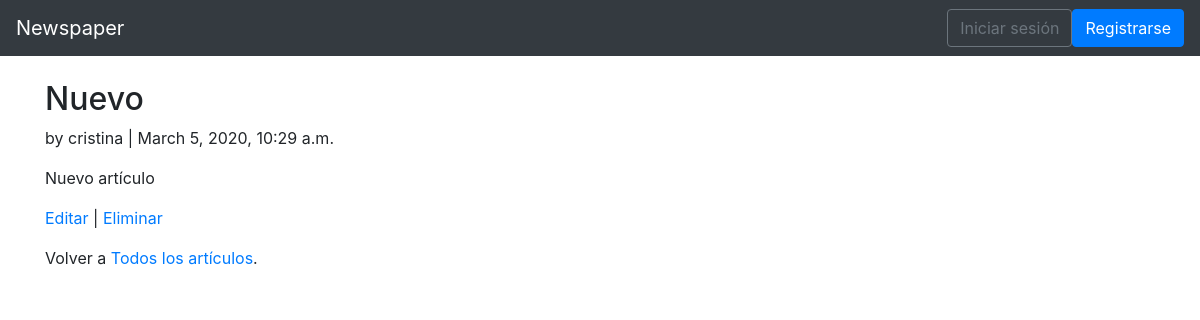
The app's page /articles/6/ with its own data.
### articles/models.py (models this page shows, shortened)
class Article(models.Model):
    title = models.CharField(max_length=255)
    body = models.TextField()
    date = models.DateTimeField(auto_now_add=True)
    author = models.ForeignKey(
        settings.AUTH_USER_MODEL,
        on_delete=models.CASCADE,
    )

### users/models.py (models this page shows)
class CustomUser(AbstractUser):
    age = models.PositiveIntegerField(default=0)

### articles/views.py (the view)
# urls.py: path('<int:pk>/', views.ArticleDetailView.as_view(), name='article_detail'),
class ArticleDetailView(DetailView):
    model = models.Article
    template_name = 'article_detail.html'

### templates/article_detail.html
{% extends 'base.html' %}
{% block content %}
  <div class="article-entry">
    <h2>{{ object.title }}</h2>
      <p>by {{ object.author }} | {{ object.date }}</p>
      <p>{{ object.body }}</p>
  </div>
  <p><a href="{% url 'article_edit' article.pk %}">Editar</a> | <a href="{% url 'article_delete' article.pk %}">Eliminar</a></p>
  <p>Volver a <a href="{% url 'article_list' %}">Todos los artículos</a>.</p>
{% endblock content %}

### records on screen
Article: title "Nuevo", author "cristina", date "March 5, 2020, 10:29 a.m.", body "Nuevo artículo"
